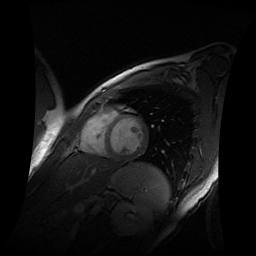
#> input picture TP-DeformableModels/coeurIRM.bmp, 256 x 256 px
$ python tp_deformable-models.py
#> lines starting #> are read from the running program, lines starting #| are printed output that depends on the picture
#!/usr/bin/env python3
# -*- coding: utf-8 -*-
""" I. Bloch
"""


#%% SECTION 1 inclusion of packages


import numpy as np
import matplotlib.pyplot as plt
from scipy import ndimage as ndi
# necessite scikit-image
from skimage import io as skio
from skimage.filters import gaussian
from skimage.segmentation import active_contour
from skimage import img_as_float
from skimage.segmentation import chan_vese
from skimage.segmentation import checkerboard_level_set
from skimage.segmentation import disk_level_set

#%% SECTION 2 - Input image

im=skio.imread('coeurIRM.bmp')
#> im is the input picture: shape (256, 256); min 0, max 255, mean 19.4

# [6 lines of commented-out code are left out]

plt.imshow(im, cmap="gray", vmin=0, vmax=255)

#%% SECTION 3a - Segmentation using active contours

s = np.linspace(0, 2*np.pi, 100)
r = 140 + 25*np.sin(s)
c = 130 + 25*np.cos(s)
init = np.array([r, c]).T

snake = active_contour(gaussian(im, 0.1),
                       init, alpha=0.1, beta=150, w_edge=50, gamma=0.001)
#> snake = 100 pairs, first value 112.2 to 162.6, second value 104 to 156

fig, ax = plt.subplots(figsize=(7, 7))
ax.imshow(im, cmap=plt.cm.gray)
ax.plot(init[:, 1], init[:, 0], '--r', lw=3)
ax.plot(snake[:, 1], snake[:, 0], '-b', lw=3)
ax.set_xticks([]), ax.set_yticks([])
ax.axis([0, im.shape[1], im.shape[0], 0])

plt.show()
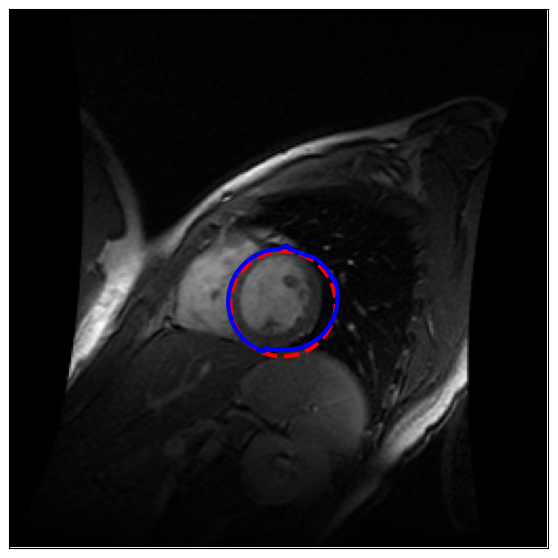
#> figure drawn by matplotlib, 1 panel

#%% SECTION 3b - Open contours

# Use retineOA.bmp

r = np.linspace(20, 80, 100)
c = np.linspace(20, 100, 100)
init = np.array([r, c]).T

snake = active_contour(gaussian(im, 1), init, boundary_condition='fixed',
                       alpha=0.01, beta=2, w_line=0, w_edge=10, gamma=0.01)
#> snake = 100 pairs, first value 20 to 80, second value 20 to 100

fig, ax = plt.subplots(figsize=(9, 5))
ax.imshow(im, cmap=plt.cm.gray)
ax.plot(init[:, 1], init[:, 0], '--r', lw=3)
ax.plot(snake[:, 1], snake[:, 0], '-b', lw=3)
ax.set_xticks([]), ax.set_yticks([])
ax.axis([0, im.shape[1], im.shape[0], 0])

plt.show()
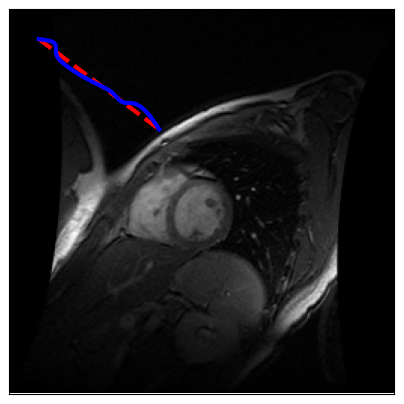
#> figure drawn by matplotlib, 1 panel

#%% SECTION 4 - Segmentation using level sets (and region homogeneity)

image = img_as_float(im)

# Init avec un damier
#init_ls = checkerboard_level_set(image.shape, 6)

# Init avec un cercle
init_ls = disk_level_set (image.shape)

# [10 lines of commented-out code are left out]


cv = chan_vese(image, mu=0.1, lambda1=5.5, lambda2=1, tol=1e-3, max_num_iter=200,
               dt=0.5, init_level_set=init_ls, extended_output=True)

fig, axes = plt.subplots(2, 2, figsize=(8, 8))
ax = axes.flatten()

ax[0].imshow(image, cmap="gray")
ax[0].set_axis_off()
ax[0].set_title("Original Image", fontsize=12)

ax[1].imshow(cv[0], cmap="gray")
ax[1].set_axis_off()
title = "Chan-Vese segmentation - {} iterations".format(len(cv[2]))
#> title = 'Chan-Vese segmentation - 200 iterations'
ax[1].set_title(title, fontsize=12)

ax[2].imshow(cv[1], cmap="gray")
ax[2].set_axis_off()
ax[2].set_title("Final Level Set", fontsize=12)

ax[3].plot(cv[2])
ax[3].set_title("Evolution of energy over iterations", fontsize=12)

fig.tight_layout()
plt.show()
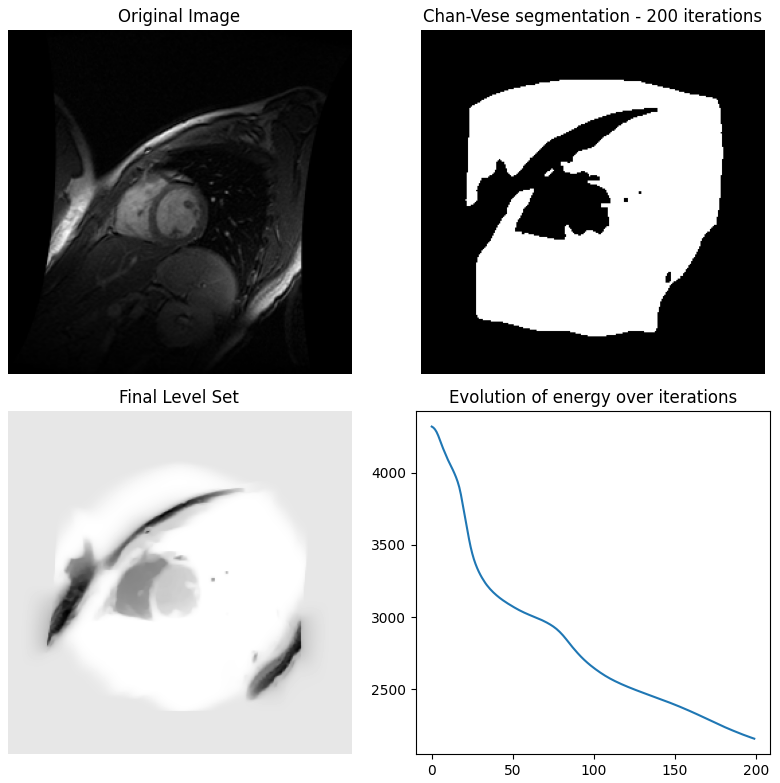
#> figure drawn by matplotlib, 4 panels; panel 4: curve peaks at x = 0, y = 4319.2


#%% END  TP - Deformable Models

$ run again, with TP-DeformableModels/brain2.bmp copied over TP-DeformableModels/coeurIRM.bmp
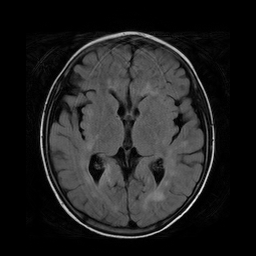
#> input picture TP-DeformableModels/brain2.bmp, 256 x 256 px
#> im is the input picture: shape (256, 256); min 0, max 250, mean 32.6
#> `snake = active_contour(gaussian(im, 0.1), init, alpha=0.1, beta=150, w..`: snake = 100 pairs, first value 114 to 164, second value 106 to 154
#> `snake = active_contour(gaussian(im, 1), init, boundary_condition='fixe..`: snake = 100 pairs, first value 20 to 80, second value 20 to 100
#> `plt.show()`:
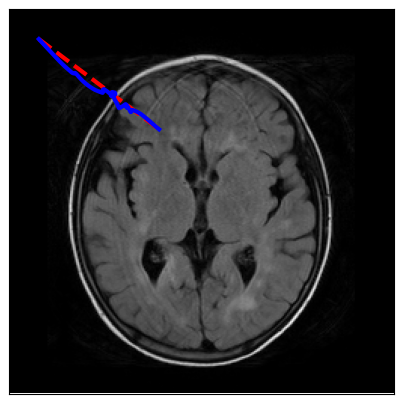
#> figure drawn by matplotlib, 1 panel
#> title = 'Chan-Vese segmentation - 200 iterations'
#> `plt.show()`:
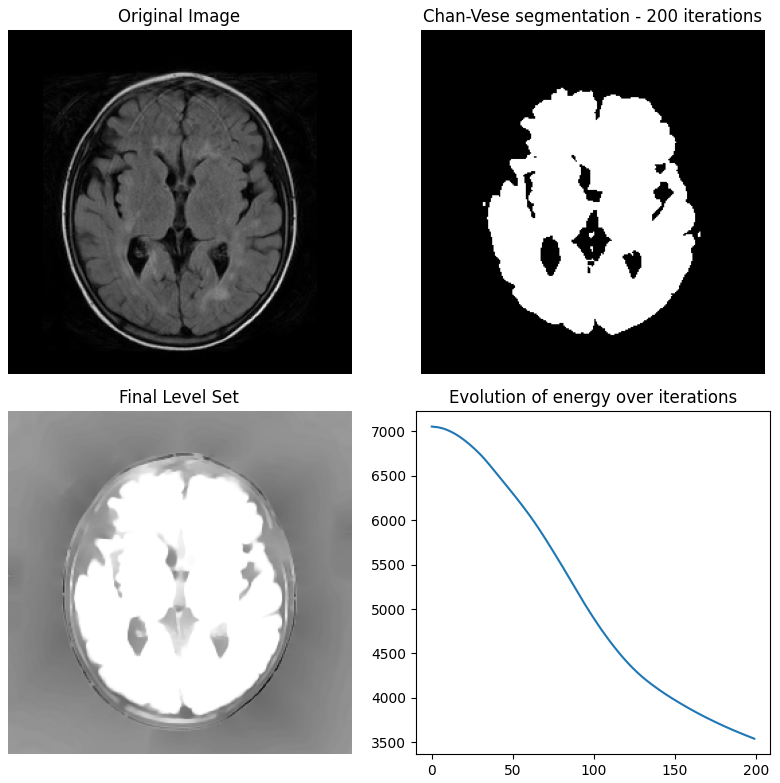
#> figure drawn by matplotlib, 4 panels; panel 4: curve peaks at x = 0, y = 7051.7
